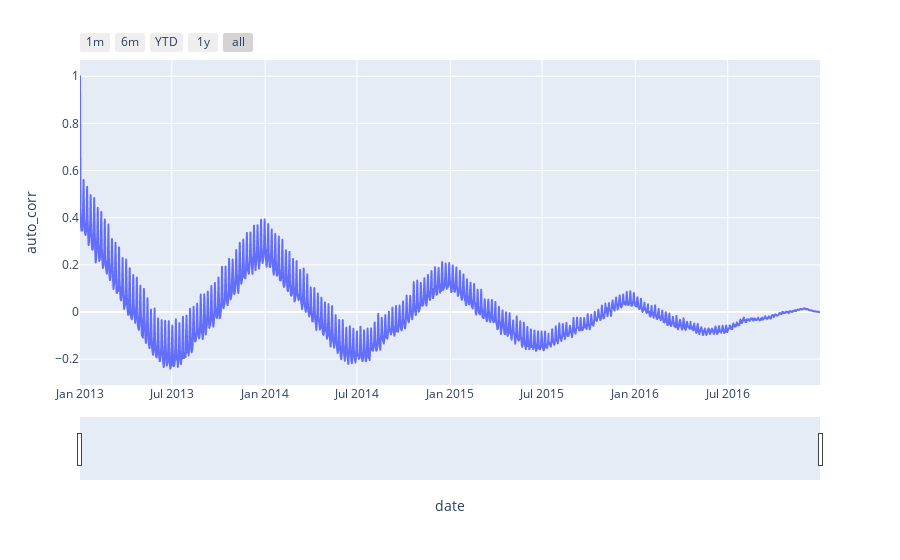

The notebook cell this image was saved under:
### Markdown cell above
## Data Autocorrelation plot and analysis

By selecting only the first month in the correlation plot we can visualize that our sales series presents a weekly peak, this is a strong indicator that the sales behavior have a weekly period. The same can be visualized by selecting a year of the sales data, this show us that this data have a annual period too.

### Code cell
item_train_set['auto_corr'] = statsmodels.tsa.stattools.acf(item_train_set['sales'].values, nlags = len(item_train_set), fft=False)
fig = px.line(item_train_set, x='date', y='auto_corr')
fig.update_xaxes(
    rangeslider_visible=True,
    rangeselector=dict(
        buttons=list([
            dict(count=1, label="1m", step="month", stepmode="todate"),
            dict(count=6, label="6m", step="month", stepmode="todate"),
            dict(count=1, label="YTD", step="year", stepmode="todate"),
            dict(count=1, label="1y", step="year", stepmode="todate"),
            dict(step="all")
        ])
    )
)
fig.show()

### Figure 1 — Plotly figure (JSON) as saved in the notebook; plotly's stock layout.template omitted (floating-point values rounded to 4 significant figures; data arrays with more than 128 entries replaced by an {"elided": "..."} marker saying what was removed)
{"data": [{"hovertemplate": "date=%{x}<br>auto_corr=%{y}<extra></extra>", "legendgroup": "", "line": {"color": "#636efa", "dash": "solid"}, "mode": "lines", "name": "", "showlegend": false, "type": "scattergl", "x": {"elided": "1460 str values"}, "xaxis": "x", "y": {"elided": "1460 float values"}, "yaxis": "y"}], "layout": {"legend": {"tracegroupgap": 0}, "margin": {"t": 60}, "xaxis": {"anchor": "y", "domain": [0, 1], "rangeselector": {"buttons": [{"count": 1, "label": "1m", "step": "month", "stepmode": "todate"}, {"count": 6, "label": "6m", "step": "month", "stepmode": "todate"}, {"count": 1, "label": "YTD", "step": "year", "stepmode": "todate"}, {"count": 1, "label": "1y", "step": "year", "stepmode": "todate"}, {"step": "all"}]}, "rangeslider": {"visible": true}, "title": {"text": "date"}}, "yaxis": {"anchor": "x", "domain": [0, 1], "title": {"text": "auto_corr"}}}}
